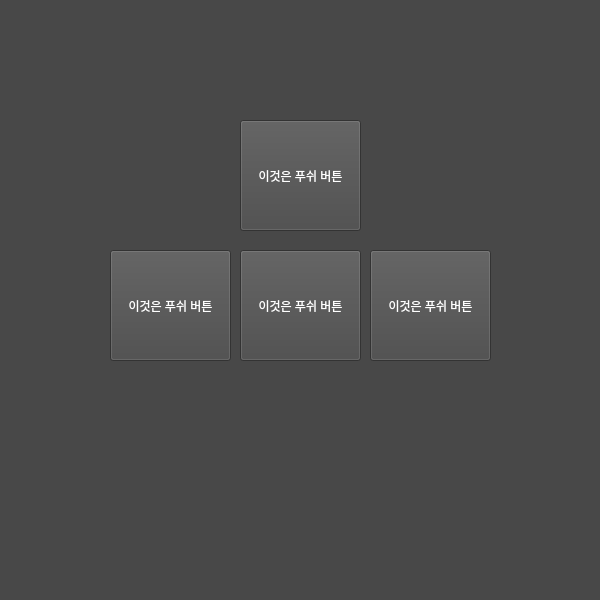
<?xml version="1.0" encoding="UTF-8"?>
<ui version="4.0">
 <class>MainWindow</class>
 <widget class="QMainWindow" name="MainWindow">
  <property name="geometry">
   <rect>
    <x>0</x>
    <y>0</y>
    <width>600</width>
    <height>600</height>
   </rect>
  </property>
  <property name="windowTitle">
   <string>MainWindow</string>
  </property>
  <property name="styleSheet">
   <string notr="true">background-color: rgb(72, 72, 72);
color: rgb(255, 255, 255)</string>
  </property>
  <widget class="QWidget" name="centralwidget">
   <widget class="QPushButton" name="forward_btn">
    <property name="geometry">
     <rect>
      <x>240</x>
      <y>120</y>
      <width>121</width>
      <height>111</height>
     </rect>
    </property>
    <property name="text">
     <string>이것은 푸쉬 버튼</string>
    </property>
   </widget>
   <widget class="QPushButton" name="backward_btn">
    <property name="geometry">
     <rect>
      <x>240</x>
      <y>250</y>
      <width>121</width>
      <height>111</height>
     </rect>
    </property>
    <property name="text">
     <string>이것은 푸쉬 버튼</string>
    </property>
   </widget>
   <widget class="QPushButton" name="turn_left_btn">
    <property name="geometry">
     <rect>
      <x>110</x>
      <y>250</y>
      <width>121</width>
      <height>111</height>
     </rect>
    </property>
    <property name="text">
     <string>이것은 푸쉬 버튼</string>
    </property>
   </widget>
   <widget class="QPushButton" name="turn_right_btn">
    <property name="geometry">
     <rect>
      <x>370</x>
      <y>250</y>
      <width>121</width>
      <height>111</height>
     </rect>
    </property>
    <property name="text">
     <string>이것은 푸쉬 버튼</string>
    </property>
   </widget>
  </widget>
 </widget>
 <resources/>
 <connections/>
</ui>
